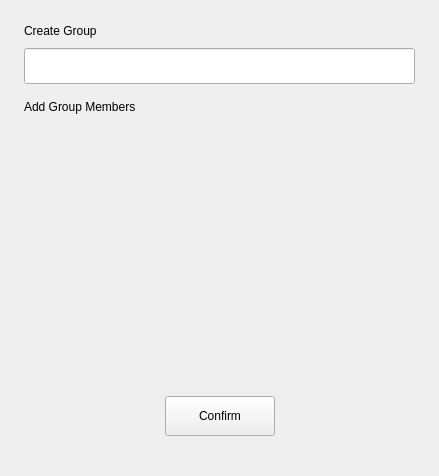
<?xml version="1.0" encoding="UTF-8"?>
<ui version="4.0">
 <class>CreateGroupPage</class>
 <widget class="QWidget" name="CreateGroupPage">
  <property name="geometry">
   <rect>
    <x>0</x>
    <y>0</y>
    <width>439</width>
    <height>476</height>
   </rect>
  </property>
  <property name="sizePolicy">
   <sizepolicy hsizetype="Preferred" vsizetype="Preferred">
    <horstretch>0</horstretch>
    <verstretch>0</verstretch>
   </sizepolicy>
  </property>
  <property name="windowTitle">
   <string>CreateGroupPage</string>
  </property>
  <layout class="QVBoxLayout" name="verticalLayout_4">
   <property name="spacing">
    <number>16</number>
   </property>
   <property name="leftMargin">
    <number>24</number>
   </property>
   <property name="topMargin">
    <number>24</number>
   </property>
   <property name="rightMargin">
    <number>24</number>
   </property>
   <property name="bottomMargin">
    <number>40</number>
   </property>
   <item>
    <layout class="QVBoxLayout" name="verticalLayout">
     <property name="spacing">
      <number>10</number>
     </property>
     <item>
      <widget class="QLabel" name="label">
       <property name="text">
        <string>Create Group</string>
       </property>
      </widget>
     </item>
     <item>
      <widget class="QLineEdit" name="edit_name">
       <property name="minimumSize">
        <size>
         <width>0</width>
         <height>36</height>
        </size>
       </property>
       <property name="maximumSize">
        <size>
         <width>16777215</width>
         <height>36</height>
        </size>
       </property>
      </widget>
     </item>
    </layout>
   </item>
   <item>
    <layout class="QVBoxLayout" name="verticalLayout_2">
     <property name="spacing">
      <number>10</number>
     </property>
     <item>
      <widget class="QLabel" name="label_2">
       <property name="text">
        <string>Add Group Members</string>
       </property>
      </widget>
     </item>
     <item>
      <layout class="QVBoxLayout" name="userListLayout">
       <property name="spacing">
        <number>0</number>
       </property>
      </layout>
     </item>
    </layout>
   </item>
   <item>
    <spacer name="verticalSpacer">
     <property name="orientation">
      <enum>Qt::Vertical</enum>
     </property>
     <property name="sizeHint" stdset="0">
      <size>
       <width>20</width>
       <height>40</height>
      </size>
     </property>
    </spacer>
   </item>
   <item>
    <layout class="QHBoxLayout" name="horizontalLayout_2">
     <property name="spacing">
      <number>0</number>
     </property>
     <item>
      <spacer name="horizontalSpacer">
       <property name="orientation">
        <enum>Qt::Horizontal</enum>
       </property>
       <property name="sizeHint" stdset="0">
        <size>
         <width>40</width>
         <height>20</height>
        </size>
       </property>
      </spacer>
     </item>
     <item>
      <widget class="AnimationPushButton" name="btn_confirm">
       <property name="minimumSize">
        <size>
         <width>110</width>
         <height>40</height>
        </size>
       </property>
       <property name="maximumSize">
        <size>
         <width>110</width>
         <height>40</height>
        </size>
       </property>
       <property name="baseSize">
        <size>
         <width>252</width>
         <height>60</height>
        </size>
       </property>
       <property name="text">
        <string>Confirm</string>
       </property>
      </widget>
     </item>
     <item>
      <spacer name="horizontalSpacer_2">
       <property name="orientation">
        <enum>Qt::Horizontal</enum>
       </property>
       <property name="sizeHint" stdset="0">
        <size>
         <width>40</width>
         <height>20</height>
        </size>
       </property>
      </spacer>
     </item>
    </layout>
   </item>
  </layout>
 </widget>
 <customwidgets>
  <customwidget>
   <class>AnimationPushButton</class>
   <extends>QPushButton</extends>
   <header location="global">animation-push-button/animation-push-button.h</header>
  </customwidget>
 </customwidgets>
 <resources/>
 <connections/>
</ui>
